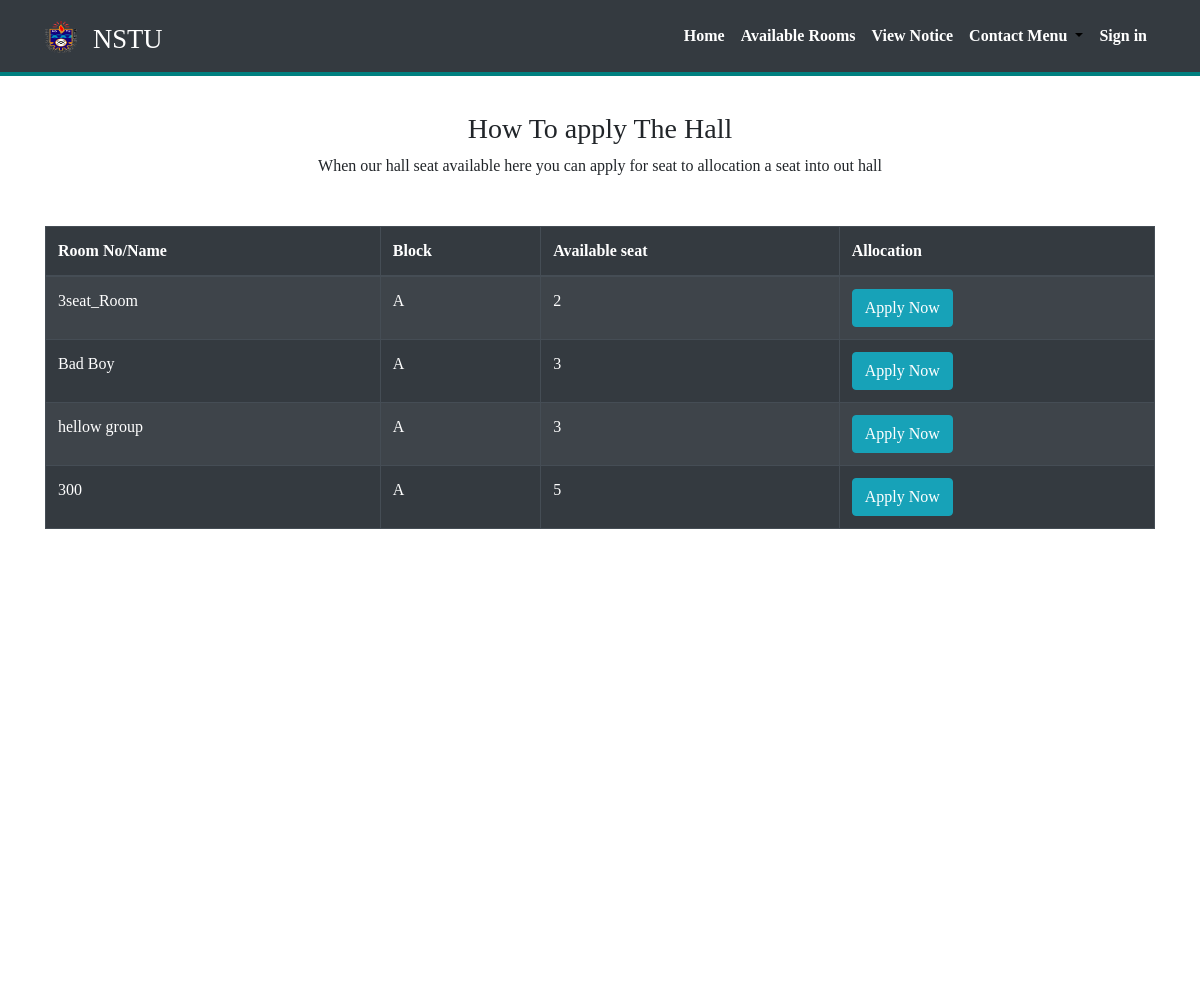
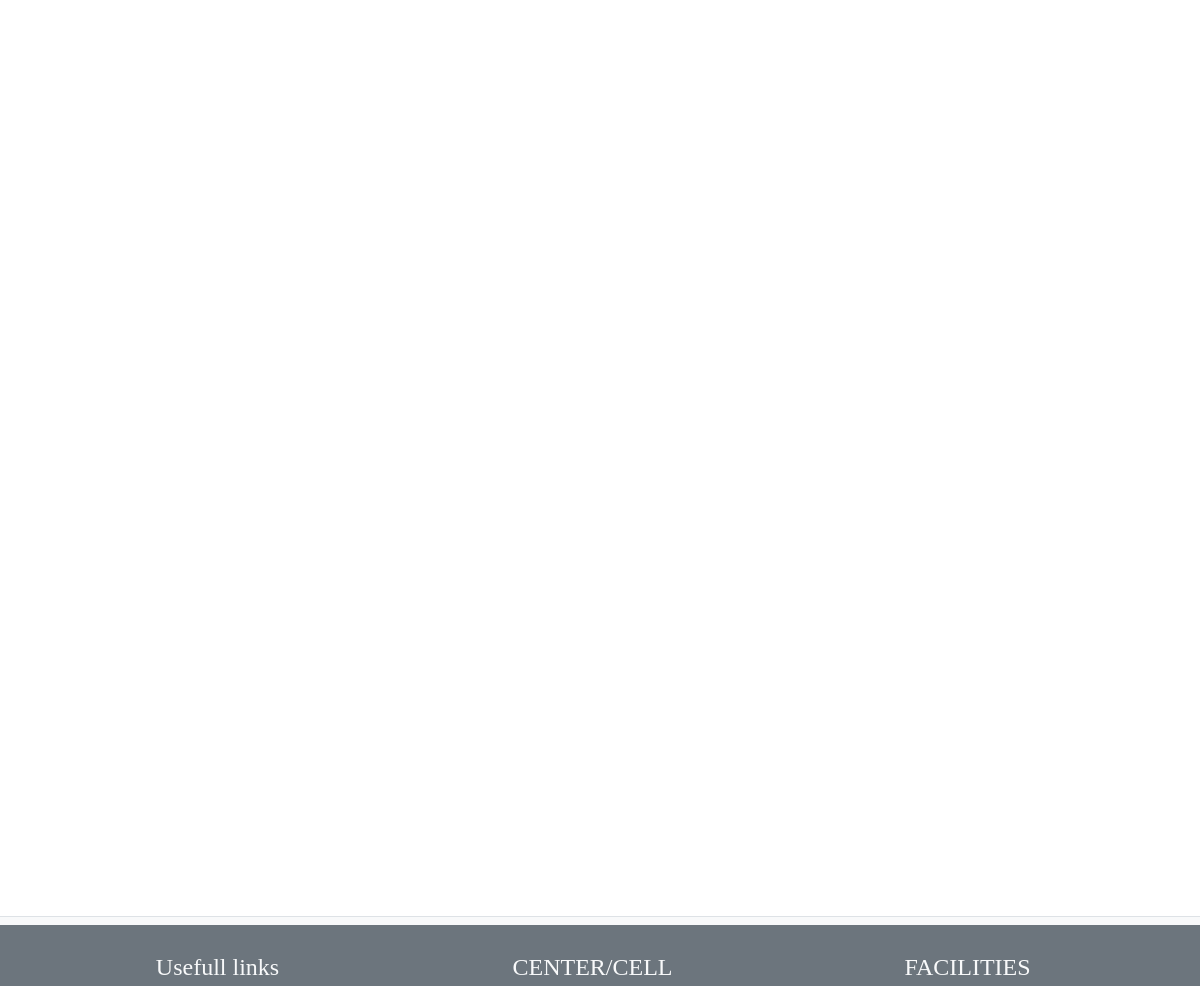
Screenshot of /availableroom.php with the database file from the repository (2 pictures, top to bottom).
### tables this page shows
CREATE TABLE `tbl_rooms` (
  `id` int(11) NOT NULL,
  `name` varchar(100) NOT NULL,
  `block` varchar(10) NOT NULL,
  `size` int(11) DEFAULT NULL
);

### availableroom.php (the view, shortened to what this page needs)
<?php
require_once 'header.php';
include("config.php");
?>
<body>
	<?php require_once('navbar.php'); ?>
	<div class="container m-top m-bottom">
		<div class="text-center my-5">
			<h3>How To apply The Hall</h3>
			<p>When our hall seat available here you can apply for seat to allocation a seat into out hall</p>
		</div>
		<table class="table  table-striped table-bordered table-dark">
			<thead class="thead-dark">
				<tr id="mang-tbl-header">
					<th>Room No/Name</th>
					<th>Block</th>
					<th>Available seat</th>
					<th>Allocation</th>
				</tr>
			</thead>
			<?php
			$statement = $db->prepare("select * from tbl_rooms");
			$statement->execute();
			$result = $statement->fetchAll();
			foreach ($result as $row) {
				$id = $row['id'];
				$name = $row['name'];
				$block = $row['block'];
				$size = $row['size'];
				$connection = mysqli_connect("localhost", "root", "", "hall");
				$query = "select count(*) from tbl_student where room_id='$id' group by room_id";
				$result = mysqli_query($connection, $query);
				if ($result) {
					$row = mysqli_num_rows($result);
					if ($row) {
						$row = $result->fetch_row();
						if ($row[0] < $size) {
			?>
							<tr>
								<td><?php echo  $name; ?></td>
								<td><?php echo $block; ?></td>
								<td><?php echo ($size - $row[0]); ?></td>
								<td><a class="btn btn-info" href="application.php?id=<?= $id; ?>">Apply Now</a></td>
							</tr>
						<?php
						}
						?>
					<?php
					} else {
					?>
						<tr>
							<td><?php echo  $name; ?></td>
							<td><?php echo $block; ?></td>
							<td><?php echo $size; ?></td>
							<td><a class="btn btn-info" href="application.php?id=<?= $id; ?>">Apply Now</a></td>
						</tr>
			<?php
					}
				}
			}
			?>
		</table>
		<br><br>
	</div>
</body>
<?php require_once('footer.php'); ?>

### css/style.css (style rules this page uses)
html { position: relative; min-height: 100%; }
body { padding-top: 90px; margin-bottom: 80px; }
.m-top { margin-top: 7rem; }
.m-bottom { margin-bottom: 7rem; }

### evo-calendar/css/evo-calendar.css (style rules this page uses)
html, body { padding: 0; margin: 0; }
body { font-family: 'Source Sans Pro'; }

### rows the page displays
tbl_rooms: name "3seat_Room", block "A", row "2"
tbl_rooms: name "Bad Boy", block "A", size "3"
tbl_rooms: name "hellow group", block "A", size "3"
tbl_rooms: name "300", block "A", size "5"
